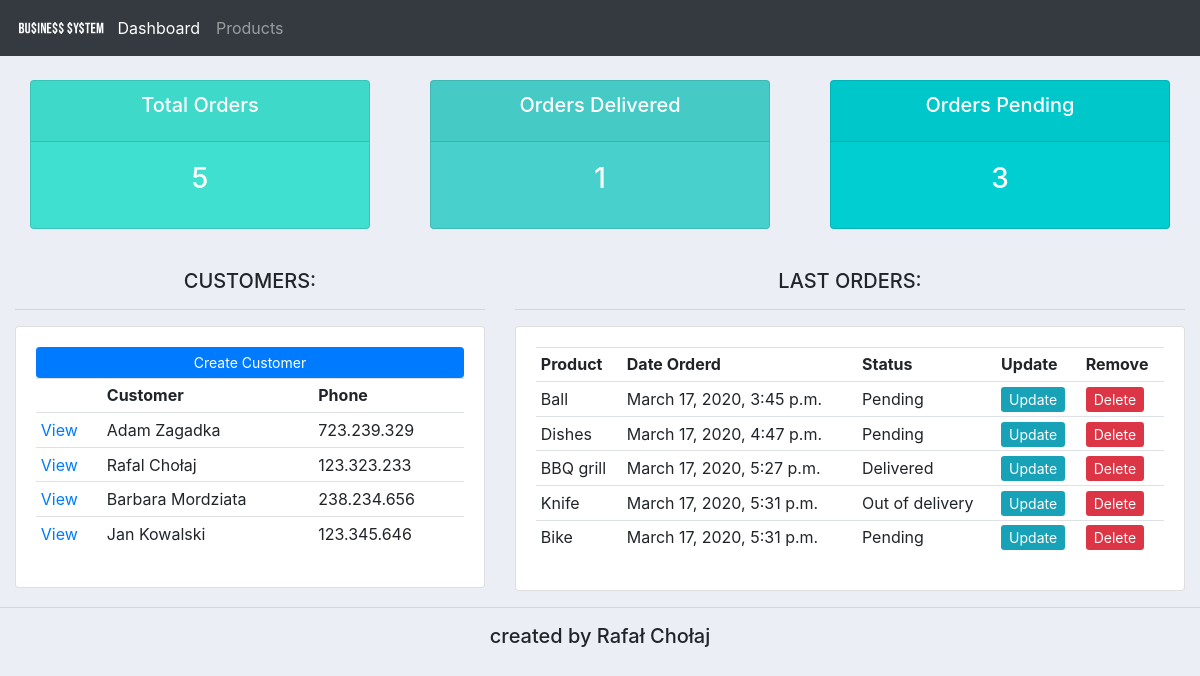
Before: / with the older database file.
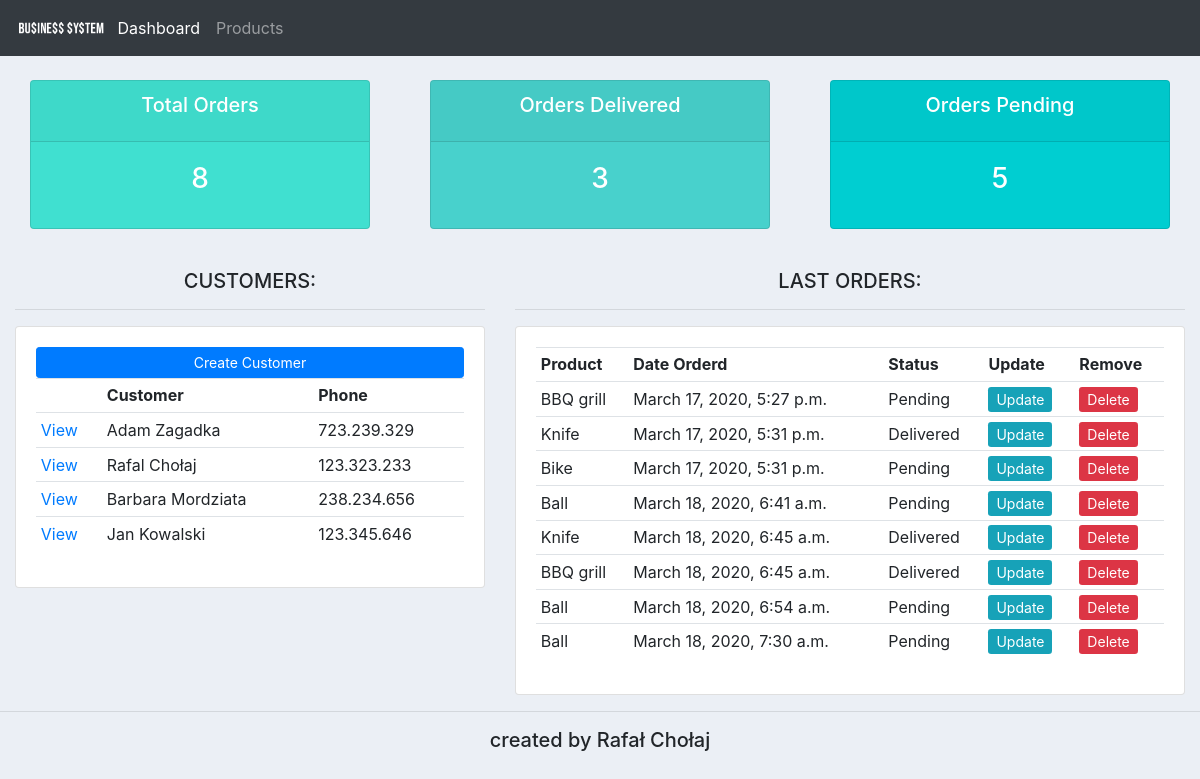
After: the same page with the newer database file.
### accounts/models.py (models this page shows, shortened)
class Customer(models.Model):
    name = models.CharField(max_length=200, null=True)
    phone = models.CharField(max_length=200, null=True)
    email = models.CharField(max_length=200, null=True)
    date_created = models.DateTimeField(auto_now_add=True, null=True)

class Order(models.Model):
    STATUS = (
        ('Pending','Pending'),
        ('Out of delivery','Out of delivery'),
        ('Delivered','Delivered'),
    )
    customer = models.ForeignKey(Customer, null=True, on_delete= models.SET_NULL)
    product = models.ForeignKey(Product, null=True, on_delete= models.SET_NULL)
    date_created = models.DateTimeField(auto_now_add=True, null=True)
    status = models.CharField(max_length=200, null=True, choices=STATUS)

class Product(models.Model):
    CATEGORY = (
        ('Indoor','Indoor'),
        ('Outdoor','Outdoor'),
    )
    name = models.CharField(max_length=200, null=True)
    price = models.FloatField(null=True)
    category = models.CharField(max_length=200, null=True, choices=CATEGORY)
    description = models.CharField(max_length=200, null=True, blank=True)
    date_created = models.DateTimeField(auto_now_add=True, null=True)
    tags = models.ManyToManyField(Tag, blank=True)
    def __str__(self):
        return self.name

### accounts/views.py (the view)
# urls.py: path('', views.home, name='home'),
def home(request):
	orders = Order.objects.all()
	customers = Customer.objects.all()
	total_customers = customers.count()
	total_orders = orders.count()
	delivered = orders.filter(status='Delivered').count()
	pending = orders.filter(status='Pending').count()
	context = {'orders':orders, 'customers':customers,
	'total_orders':total_orders,'delivered':delivered,
	'pending':pending }
	return render(request, 'accounts/dashboard.html', context)

### accounts/templates/accounts/dashboard.html
{%  extends 'accounts/main.html' %}
{% block content %}
{%  include 'accounts/status.html' %}
<br>
<div class="row">
	<div class="col-md-5">
		<h5>CUSTOMERS:</h5>
		<hr>
		<div class="card card-body">
			<a class="btn btn-primary  btn-sm btn-block" href="">Create Customer</a>
			<table class="table table-sm">
				<tr>
					<th></th>
					<th>Customer</th>
					<th>Phone</th>
				</tr>
				{% for customer in customers %}
					<tr>
						<td><a href="{% url 'customer' customer.id%}">View</a></td>
						<td>{{customer.name}}</td>
						<td>{{customer.phone}}</td>
					</tr>
				{% endfor %}
			</table>
		</div>
	</div>
	<div class="col-md-7">
		<h5>LAST ORDERS:</h5>
		<hr>
		<div class="card card-body">
			<table class="table table-sm">
				<tr>
					<th>Product</th>
					<th>Date Orderd</th>
					<th>Status</th>
					<th>Update</th>
					<th>Remove</th>
				</tr>
				{% for order in orders %}
				<tr>
					<td>{{order.product}}</td>
					<td>{{order.date_created}}</td>
					<td>{{order.status}}</td>
					<td><a href="{% url 'update_order' order.id %}" class="btn-sm btn-info">Update</a></td>
					<td><a href="{% url 'delete_order' order.id %}" class="btn-sm btn-danger">Delete</a></td>
				</tr>
			{% endfor %}
			</table>
		</div>
	</div>
</div>
{% endblock %}

### accounts/templates/accounts/main.html (shortened to what this page needs)
{% load static %}
<!DOCTYPE html>
<html>
<head>
	<link rel="stylesheet" href="https://stackpath.bootstrapcdn.com/bootstrap/4.3.1/css/bootstrap.min.css">
	<link rel="stylesheet" type="text/css" href="{% static '/css/main.css' %}">
</head>
<body>
	{%  include 'accounts/navbar.html' %}
	<div class="container-fluid">
	{% block content %}
	{% endblock %}
    </div>
	<hr>
	<h5>created by Rafał Chołaj</h5>
</body>
</html>

### accounts/templates/accounts/navbar.html (shortened to what this page needs)
{% load static %}
<nav class="navbar navbar-expand-lg navbar-dark bg-dark">
 <img src="{% static 'images/logo.png' %}">
  <div class="collapse navbar-collapse" id="navbarNav">
    <ul class="navbar-nav">
      <li class="nav-item active">
        <a class="nav-link" href="{% url 'home' %}">Dashboard</a>
      </li>
      <li class="nav-item">
        <a class="nav-link" href="{% url 'products' %}">Products</a>
      </li>
    </ul>
  </div>
</nav>

### accounts/templates/accounts/status.html
<br>
<div class="row">
	<div class="col">
		<div class="col-md">
			<div class="card text-center text-white  mb-3" id="total-orders">
			  	<div class="card-header">
			  		<h5 class="card-title">Total Orders</h5>
			  	</div>
			  	<div class="card-body">
			    	<h3 class="card-title">{{total_orders}}</h3>
			  	</div>
			</div>
		</div>
	</div>
	<div class="col">
		<div class="col-md">
			<div class="card text-center text-white  mb-3" id="orders-delivered">
			  	<div class="card-header">
			  		<h5 class="card-title">Orders Delivered</h5>
			  	</div>
			  	<div class="card-body">
			    	<h3 class="card-title">{{delivered}}</h3>
			  	</div>
			</div>
		</div>
	</div>
	<div class="col">
		<div class="col-md">
			<div class="card text-center text-white  mb-3" id="orders-pending">
			  	<div class="card-header">
			  		<h5 class="card-title">Orders Pending</h5>
			  	</div>
			  	<div class="card-body">
			    	<h3 class="card-title">{{pending}}</h3>
			  	</div>
			</div>
		</div>
	</div>
</div>

### static/css/main.css (style rules this page uses)
img { width: 8%; height: 8%; object-fit: contain; }
h5 { text-align: center; }
body { background-color: #ebeff5; }
#total-orders { background-color: #40E0D0; }
#orders-delivered { background-color: #48D1CC; }
#orders-pending { background-color: #00CED1; }

Changed rows visible on the page:
removed Order: product "Ball", date_created "March 17, 2020, 3:45 p.m.", status "Pending"
removed Order: product "Dishes", date_created "March 17, 2020, 4:47 p.m.", status "Pending"
changed Order "March 17, 2020, 5:27 p.m.": status "Delivered" → "Pending"
changed Order (number 2 of 8 on the later page): status "Out of delivery" → "Delivered"
added Order: product "Ball", date_created "March 18, 2020, 6:41 a.m.", status "Pending"
added Order: product "Knife", date_created "March 18, 2020, 6:45 a.m.", status "Delivered"
added Order: product "BBQ grill", date_created "March 18, 2020, 6:45 a.m.", status "Delivered"
added Order: product "Ball", date_created "March 18, 2020, 6:54 a.m.", status "Pending"
added Order: product "Ball", date_created "March 18, 2020, 7:30 a.m.", status "Pending"
Other visible differences:
{{ total_orders }}: "5" → "8"
{{ delivered }}: "1" → "3"
{{ pending }}: "3" → "5"
